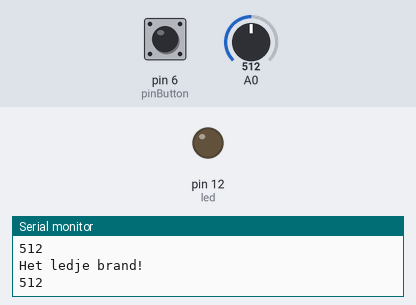
A sketch run on a simulated Arduino Uno, built with avr-gcc and run on an emulated ATmega328P. Parts: output pins drawn as LEDs (lit = HIGH), the last lines printed to the serial monitor. Dashed ring = blinking. Inputs (shaded band) come from the test bench; at power-on: A0 = 512, pin 6 (pinButton) LOW.

Above: at 1.2 s.
1.3 s: A0 set to 90
4.3 s: A0 set to 72
At 4.9 s:
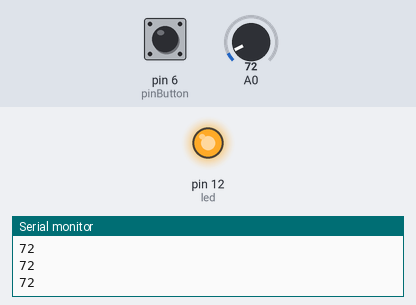
5.8 s: pin 6 (pinButton) pulled HIGH for 0.15 s
7.4 s: A0 set to 1023
At 8.1 s:
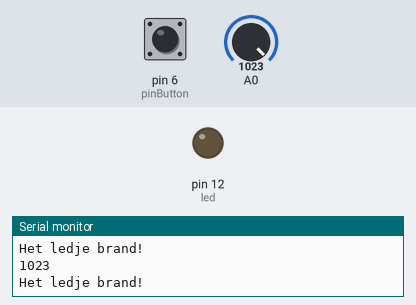
8.9 s: pin 6 (pinButton) pulled HIGH for 1 s
At 9.9 s:
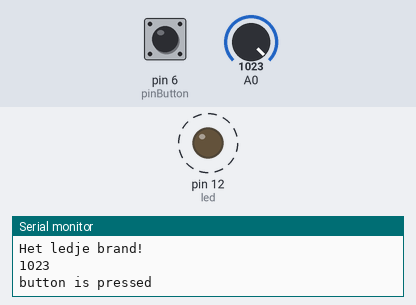
12.9 s: A0 set to 70
At 13.3 s:
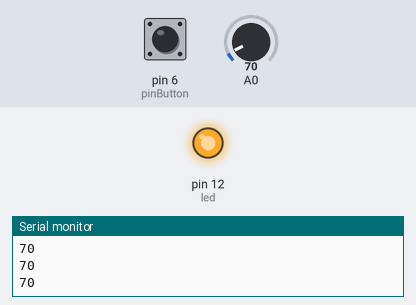
Timing chart, 0 to 15.4 s (numbered marks = the images above; inputs shaded):
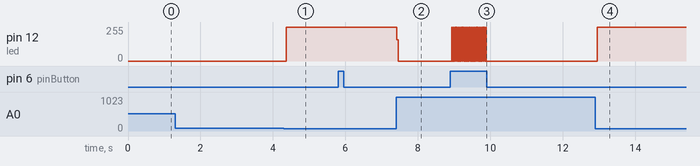

Measured:
- the behaviour switches between 81 and 80 on A0 (found by bisection; images 0 and 1)
- after the input at 4.3 s, pin 12 (led): 0/255 → 255/255 after 0.07 s
- after the input at 7.4 s, pin 12 (led): 255/255 → 0/255 at once
- after the input at 8.9 s, pin 12 (led): alternates 255/255 for 0.02 s and 0/255 for 0.02 s, 44 changes in all, then stays 0/255, starting at once
- after the input at 12.9 s, pin 12 (led): 0/255 → 255/255 after 0.06 s

The sketch:

Casus_opdracht__Lichstsensor.ino
```cpp
int led = 12;
int pinButton = 6;

void setup() {

  Serial.begin(9600);
  pinMode(led, OUTPUT);
  pinMode(pinButton, INPUT);

}

void loop() {
  int lichtSensor = analogRead(A0); // leest de waarde van de lichtsensor uit op pin A0
  int stateButton = digitalRead(pinButton); // leest de status uit van de led

  Serial.println(lichtSensor);      // print de waarde uit in de Serial monitor

  if(stateButton == 1) {                    // als de knop ingedrukt is dan -> ...
    digitalWrite(led, HIGH);
    Serial.println("button is pressed");     //debug code
  }
  else {
    digitalWrite(led, LOW);
  }

 // Lichtsensor Loop code -----------------------------------------------------------------

  if (lichtSensor > 80){            // als de waarde groter is dan 80 -> laat het ledje branden
    digitalWrite(led, LOW);
    Serial.println("Het ledje brand!");    //debug code

  }

  else {

    digitalWrite(led, HIGH);

  }
}
```
